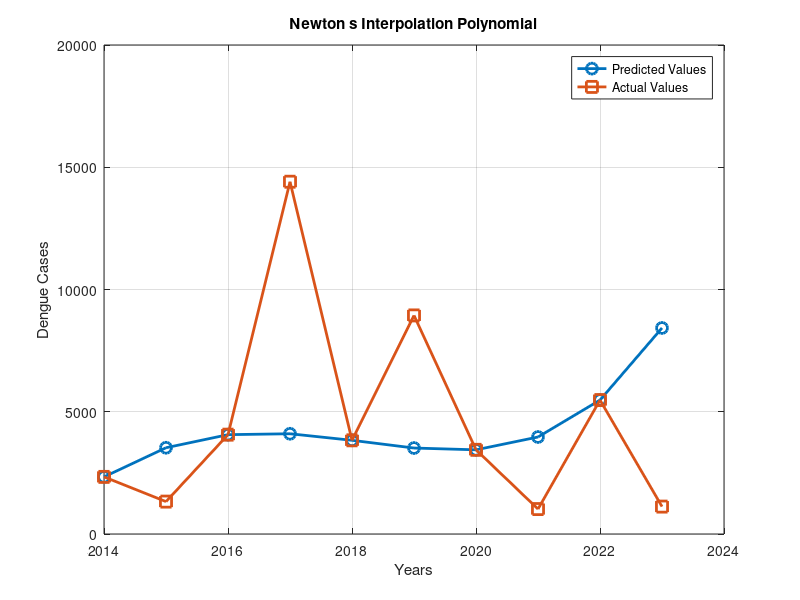
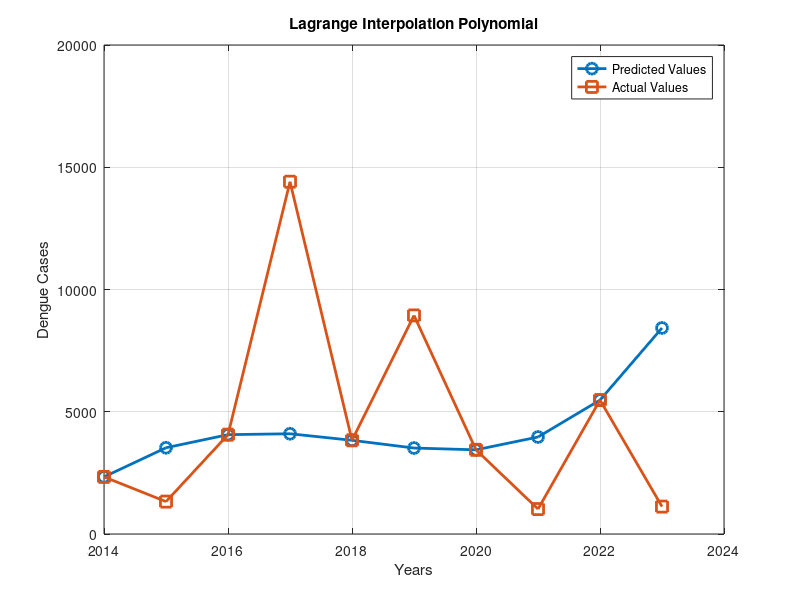
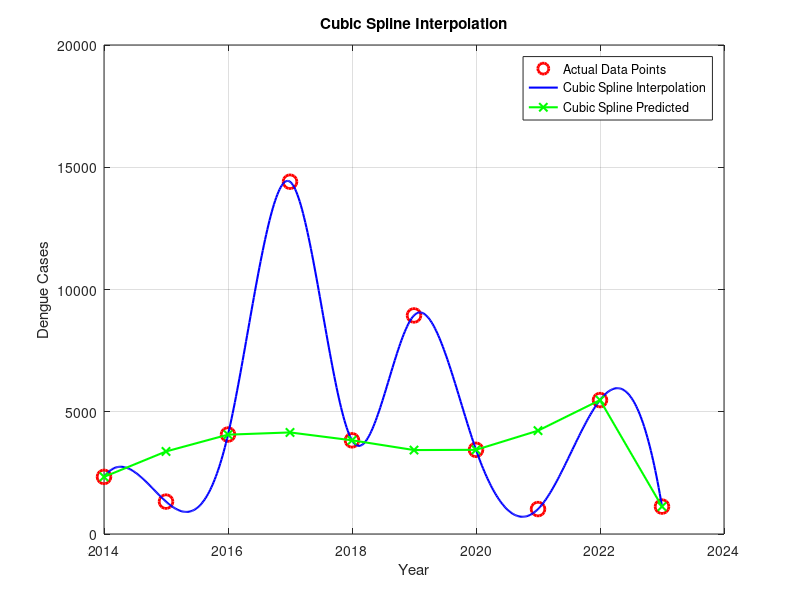
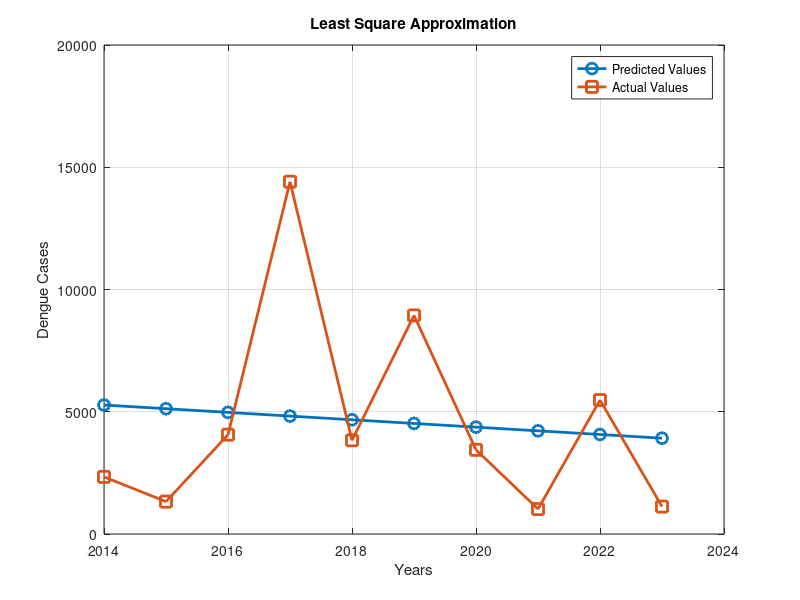

Write the MATLAB code that produced these figures, in order.
%% Dengue Cases in Kandy District (2014-2023)
% Combined MATLAB script based on Study-Report.docx.
% Original reported values and calculations preserved; not independently validated.
% Run the whole file or run individual sections using MATLAB Editor.

%% Newton Divided Differences
clearvars; close all; clc;

% Extracted from the original Study-Report.docx; values preserved as reported.
% Define the data
years = [2014:2023];
predicted_values = [2336,3528,4063,4100,3832,3516,3443,3967,5478,8427];
actual_values = [2336,1325,4063,14408,3832,8940,3443,1020,5478,1121];

% Plot the predicted values
figure;
plot(years, predicted_values, '-o', 'DisplayName', 'Predicted Values', 'LineWidth', 2, 'MarkerSize', 8);
hold on;

% Plot the actual values
plot(years, actual_values, '-s', 'DisplayName', 'Actual Values', 'LineWidth', 2, 'MarkerSize', 8);

% Add labels and title
xlabel('Years');
ylabel('Dengue Cases');
title('Newton s Interpolation Polynomial');
legend('show');

% Display the grid
grid on;
hold off;

%% Lagrange Interpolation
clearvars; close all; clc;

% Extracted from the original Study-Report.docx; values preserved as reported.
% Define the data
years = [2014:2023];
predicted_values = [2336,3528,4063,4100,3832,3516,3443,3967,5478,8427];
actual_values = [2336,1325,4063,14408,3832,8940,3443,1020,5478,1121];

% Plot the predicted values
figure;
plot(years, predicted_values, '-o', 'DisplayName', 'Predicted Values', 'LineWidth', 2, 'MarkerSize', 8);
hold on;

% Plot the actual values
plot(years, actual_values, '-s', 'DisplayName', 'Actual Values', 'LineWidth', 2, 'MarkerSize', 8);

% Add labels and title
xlabel('Years');
ylabel('Dengue Cases');
title('Lagrange Interpolation Polynomial');
legend('show');

% Display the grid
grid on;
hold off;

%% Cubic Spline Coefficients
clearvars; close all; clc;

% Extracted from the original Study-Report.docx; values preserved as reported.
x = [2014, 2016, 2018, 2020, 2022];
y = [2336,4063,3832,3443,5478];

% Number of intervals
n = length(x) - 1;

% Calculate h values (differences between consecutive x values)
h = diff(x);

% Set up the system of equations
A = zeros(n+1);
b = zeros(n+1, 1);

% Interior points
for i = 2:n
A(i, i-1:i+1) = [h(i-1) 2*(h(i-1) + h(i)) h(i)];
b(i) = 3*((y(i+1) - y(i))/h(i) - (y(i) - y(i-1))/h(i-1));
end

% Natural spline boundary conditions
A(1, 1) = 1;
A(end, end) = 1;

% Solve for c coefficients
c = A\b;

% Solve for b and d coefficients
b = zeros(n, 1);
d = zeros(n, 1);

for i = 1:n
b(i) = (y(i+1) - y(i))/h(i) - h(i)*(2*c(i) + c(i+1))/3;
d(i) = (c(i+1) - c(i)) / (3*h(i));
end

% Solve for a coefficients
a = y(1:end-1);

% Display the polynomial coefficients for each interval

disp('Natural Cubic Spline Polynomials for Each Interval:') ;
for i = 1:n
fprintf('Interval [%d, %d]:\n', x(i), x(i+1));
fprintf('s(x) = %.4f * (x - %d)^3 + %.4f * (x - %d)^2 + %.4f * (x - %d) + %.4f\n', ...
d(i), x(i), c(i), x(i), b(i), x(i), a(i));
fprintf('\n');
end

%% Cubic Spline Plot
clearvars; close all; clc;

% Extracted from the original Study-Report.docx; values preserved as reported.
% Given data points
x_actual = 2014:2023;
y_actual = [2336, 1325, 4068, 14408, 3832, 8940, 3443, 1020, 5478, 1121];

% Predict data points for cubic spline
y_cubic_predict = [2336, 3376, 4063, 4154, 3832, 3433, 3443, 4226, 5478,1121];

% Generate points for interpolation
x_interp = linspace(min(x_actual), max(x_actual), 500);
y_interp = spline(x_actual, y_actual, x_interp);

% Plotting figure
figure;
plot(x_actual, y_actual, 'ro', 'MarkerSize', 10, 'LineWidth', 2, 'DisplayName', 'Actual Data Points');
hold on;
plot(x_interp, y_interp, 'b-', 'LineWidth', 1.5, 'DisplayName', 'Cubic Spline Interpolation');

% Add predicted points for reference (if needed)
plot(x_actual, y_cubic_predict, 'gx-', 'LineWidth', 1.5, 'DisplayName', 'Cubic Spline Predicted');

% Add title and labels
title('Cubic Spline Interpolation');
xlabel('Year');
ylabel('Dengue Cases');
legend('show');
grid on;
hold off;

%% Least Squares Approximation
clearvars; close all; clc;

% Extracted from the original Study-Report.docx; values preserved as reported.
% Define the data
years = [2014:2023];
predicted_values = [5275,5125,4974,4823,4672,4522,4371,4220,4070,3919];
actual_values = [2336,1325,4063,14408,3832,8940,3443,1020,5478,1121];

% Plot the predicted values
figure;
plot(years, predicted_values, '-o', 'DisplayName', 'Predicted Values', 'LineWidth', 2, 'MarkerSize', 8);
hold on;

% Plot the actual values
plot(years, actual_values, '-s', 'DisplayName', 'Actual Values', 'LineWidth', 2, 'MarkerSize', 8);

% Add labels and title
xlabel('Years');
ylabel('Dengue Cases');
title('Least Square Approximation');
legend('show');

% Display the grid
grid on;
hold off;

%% Comparison of All Methods
clearvars; close all; clc;

% Extracted from the original Study-Report.docx; values preserved as reported.
years_range =2014:2023;

actual=[2336,1325,4068,14408,3832,8940,3443,1020,5478,1121];
newton=[2336,3528,4063,4100,3832,3516,3443,3967,5478,8427];
lagrange = [2336,3528,4063,4100,3832,3516,3443,3967,5478,8427];
cubic = [2336,3376,4063,4154,3832,3433,3443,4226,5478,1121];
leastsquare = [5275,5125,4974,4823,4672,4522,4371,4220,4070,3919];
figure;

plot(years_range,actual, 'o-','DisplayName','actual_values');
hold on;
plot(years_range, newton, 'o--', 'LineWidth', 2, 'DisplayName', ' predicted newton values');
hold on;
plot(years_range, lagrange, '*-', 'LineWidth', 1, 'DisplayName', ' predicted lagrange values');
hold on;
plot(years_range, cubic, '-', 'LineWidth', 2, 'DisplayName', ' predicted cubic values');
hold on;
plot(years_range,leastsquare, '-o', 'DisplayName', 'Predicted least square Values', 'LineWidth', 2, 'MarkerSize' ,8 );


xlabel('years');
ylabel('No of dengue cases');
title('Actual values & predicted values of All polynomials');
legend('show');
